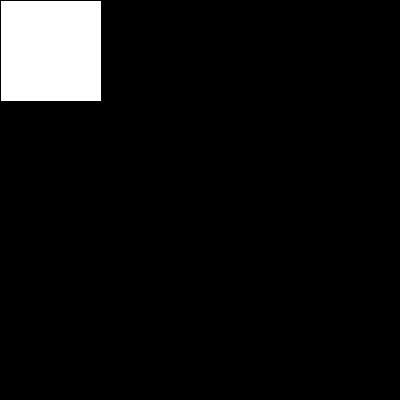
Frame 1 (no input)
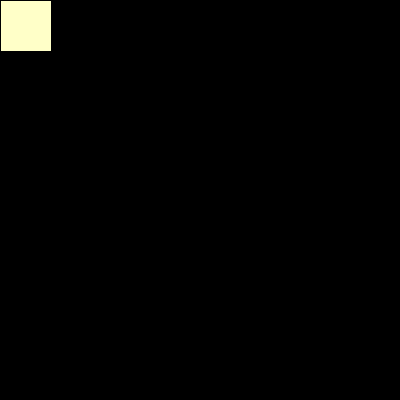
Frame 60 (the mouse pressed at the canvas centre just before this capture)
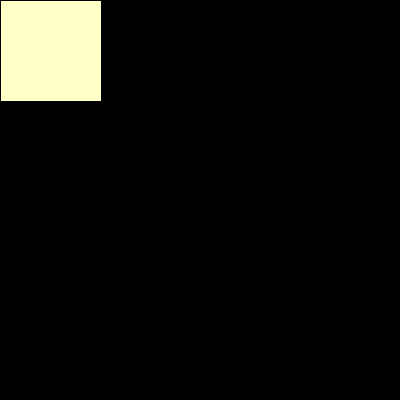
Frame 120 (the mouse held since frame 60 and released just before this capture)

The Processing sketch that drew these frames (run headless with seeded random() and noise(); from frame 60 on, the mouse is pressed at the canvas centre):

// Processing sketch: processing_13825
// ── processing_13825.pde

void setup(){
  size(400, 400);
  background(1);
}
 
float j;
float b = 1.200;
void draw() {
   for (int i = 0; i < 200; i = i+300) {
  background(0);
  b = (b + 100)%350;
  rect(j, j, b, b);
  fill(1000, 1000, 200);
}
}


 
                
        
